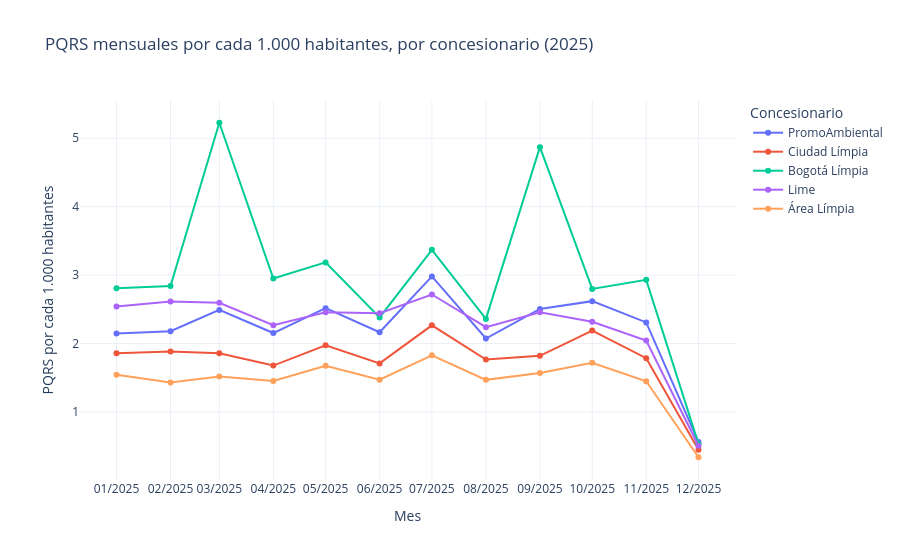

Notebook code for this chart:
### Code cell
grafico_pqrs_mensual = px.line(
    pqrs_mensual.sort_values("MES"),
    x="MES",
    y="PQRS_POR_1000_HAB",
    color="CONCESIONARIO",
    markers=True,
    title="PQRS mensuales por cada 1.000 habitantes, por concesionario (2025)",
    labels={
        "MES": "Mes",
        "PQRS_POR_1000_HAB": "PQRS por cada 1.000 habitantes",
        "CONCESIONARIO": "Concesionario",
        "NUM_PQRS": "PQRS del mes",
    },
    hover_data={"NUM_PQRS": ":,.0f", 
                "PQRS_POR_1000_HAB": ":,.2f"},
    template="plotly_white",
)

grafico_pqrs_mensual.update_xaxes(dtick="M1", tickformat="%m/%Y")
grafico_pqrs_mensual.update_layout(separators=",.")
grafico_pqrs_mensual.show()

### Figure 1 — Plotly figure (JSON) as saved in the notebook; plotly's stock layout.template omitted (floating-point values rounded to 4 significant figures)
{"data": [{"customdata": [[3590], [3644], [4164], [3599], [4207], [3619], [4982], [3465], [4187], [4378], [3858], [936]], "hovertemplate": "Concesionario=PromoAmbiental<br>Mes=%{x}<br>PQRS por cada 1.000 habitantes=%{y:,.2f}<br>PQRS del mes=%{customdata[0]:,.0f}<extra></extra>", "legendgroup": "PromoAmbiental", "line": {"color": "#636efa", "dash": "solid"}, "marker": {"symbol": "circle"}, "mode": "lines+markers", "name": "PromoAmbiental", "orientation": "v", "showlegend": true, "type": "scatter", "x": ["2025-01-01T00:00:00.000000", "2025-02-01T00:00:00.000000", "2025-03-01T00:00:00.000000", "2025-04-01T00:00:00.000000", "2025-05-01T00:00:00.000000", "2025-06-01T00:00:00.000000", "2025-07-01T00:00:00.000000", "2025-08-01T00:00:00.000000", "2025-09-01T00:00:00.000000", "2025-10-01T00:00:00.000000", "2025-11-01T00:00:00.000000", "2025-12-01T00:00:00.000000"], "xaxis": "x", "y": [2.148, 2.181, 2.492, 2.154, 2.517, 2.166, 2.981, 2.073, 2.505, 2.62, 2.309, 0.5601], "yaxis": "y"}, {"customdata": [[2769], [2806], [2765], [2499], [2940], [2546], [3375], [2631], [2710], [3261], [2660], [668]], "hovertemplate": "Concesionario=Ciudad Límpia<br>Mes=%{x}<br>PQRS por cada 1.000 habitantes=%{y:,.2f}<br>PQRS del mes=%{customdata[0]:,.0f}<extra></extra>", "legendgroup": "Ciudad Límpia", "line": {"color": "#EF553B", "dash": "solid"}, "marker": {"symbol": "circle"}, "mode": "lines+markers", "name": "Ciudad Límpia", "orientation": "v", "showlegend": true, "type": "scatter", "x": ["2025-01-01T00:00:00.000000", "2025-02-01T00:00:00.000000", "2025-03-01T00:00:00.000000", "2025-04-01T00:00:00.000000", "2025-05-01T00:00:00.000000", "2025-06-01T00:00:00.000000", "2025-07-01T00:00:00.000000", "2025-08-01T00:00:00.000000", "2025-09-01T00:00:00.000000", "2025-10-01T00:00:00.000000", "2025-11-01T00:00:00.000000", "2025-12-01T00:00:00.000000"], "xaxis": "x", "y": [1.859, 1.884, 1.857, 1.678, 1.974, 1.71, 2.266, 1.767, 1.82, 2.19, 1.786, 0.4485], "yaxis": "y"}, {"customdata": [[2713], [2745], [5052], [2852], [3079], [2302], [3257], [2281], [4707], [2705], [2833], [515]], "hovertemplate": "Concesionario=Bogotá Límpia<br>Mes=%{x}<br>PQRS por cada 1.000 habitantes=%{y:,.2f}<br>PQRS del mes=%{customdata[0]:,.0f}<extra></extra>", "legendgroup": "Bogotá Límpia", "line": {"color": "#00cc96", "dash": "solid"}, "marker": {"symbol": "circle"}, "mode": "lines+markers", "name": "Bogotá Límpia", "orientation": "v", "showlegend": true, "type": "scatter", "x": ["2025-01-01T00:00:00.000000", "2025-02-01T00:00:00.000000", "2025-03-01T00:00:00.000000", "2025-04-01T00:00:00.000000", "2025-05-01T00:00:00.000000", "2025-06-01T00:00:00.000000", "2025-07-01T00:00:00.000000", "2025-08-01T00:00:00.000000", "2025-09-01T00:00:00.000000", "2025-10-01T00:00:00.000000", "2025-11-01T00:00:00.000000", "2025-12-01T00:00:00.000000"], "xaxis": "x", "y": [2.807, 2.84, 5.227, 2.951, 3.186, 2.382, 3.37, 2.36, 4.87, 2.799, 2.931, 0.5329], "yaxis": "y"}, {"customdata": [[6512], [6696], [6647], [5808], [6295], [6260], [6957], [5734], [6290], [5939], [5231], [1294]], "hovertemplate": "Concesionario=Lime<br>Mes=%{x}<br>PQRS por cada 1.000 habitantes=%{y:,.2f}<br>PQRS del mes=%{customdata[0]:,.0f}<extra></extra>", "legendgroup": "Lime", "line": {"color": "#ab63fa", "dash": "solid"}, "marker": {"symbol": "circle"}, "mode": "lines+markers", "name": "Lime", "orientation": "v", "showlegend": true, "type": "scatter", "x": ["2025-01-01T00:00:00.000000", "2025-02-01T00:00:00.000000", "2025-03-01T00:00:00.000000", "2025-04-01T00:00:00.000000", "2025-05-01T00:00:00.000000", "2025-06-01T00:00:00.000000", "2025-07-01T00:00:00.000000", "2025-08-01T00:00:00.000000", "2025-09-01T00:00:00.000000", "2025-10-01T00:00:00.000000", "2025-11-01T00:00:00.000000", "2025-12-01T00:00:00.000000"], "xaxis": "x", "y": [2.543, 2.615, 2.596, 2.268, 2.458, 2.444, 2.717, 2.239, 2.456, 2.319, 2.043, 0.5053], "yaxis": "y"}, {"customdata": [[1934], [1790], [1902], [1818], [2098], [1842], [2288], [1839], [1965], [2151], [1813], [423]], "hovertemplate": "Concesionario=Área Límpia<br>Mes=%{x}<br>PQRS por cada 1.000 habitantes=%{y:,.2f}<br>PQRS del mes=%{customdata[0]:,.0f}<extra></extra>", "legendgroup": "Área Límpia", "line": {"color": "#FFA15A", "dash": "solid"}, "marker": {"symbol": "circle"}, "mode": "lines+markers", "name": "Área Límpia", "orientation": "v", "showlegend": true, "type": "scatter", "x": ["2025-01-01T00:00:00.000000", "2025-02-01T00:00:00.000000", "2025-03-01T00:00:00.000000", "2025-04-01T00:00:00.000000", "2025-05-01T00:00:00.000000", "2025-06-01T00:00:00.000000", "2025-07-01T00:00:00.000000", "2025-08-01T00:00:00.000000", "2025-09-01T00:00:00.000000", "2025-10-01T00:00:00.000000", "2025-11-01T00:00:00.000000", "2025-12-01T00:00:00.000000"], "xaxis": "x", "y": [1.545, 1.43, 1.52, 1.452, 1.676, 1.472, 1.828, 1.469, 1.57, 1.719, 1.448, 0.338], "yaxis": "y"}], "layout": {"legend": {"title": {"text": "Concesionario"}, "tracegroupgap": 0}, "separators": ",.", "title": {"text": "PQRS mensuales por cada 1.000 habitantes, por concesionario (2025)"}, "xaxis": {"anchor": "y", "domain": [0, 1], "dtick": "M1", "tickformat": "%m/%Y", "title": {"text": "Mes"}}, "yaxis": {"anchor": "x", "domain": [0, 1], "title": {"text": "PQRS por cada 1.000 habitantes"}}}}
